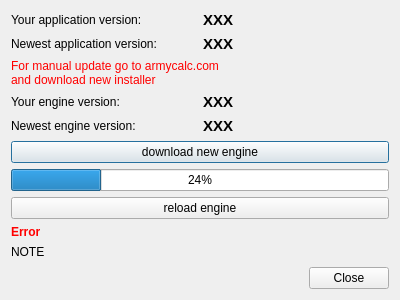
<?xml version="1.0" encoding="UTF-8"?>
<ui version="4.0">
 <class>DialogVersionCheck</class>
 <widget class="QDialog" name="DialogVersionCheck">
  <property name="geometry">
   <rect>
    <x>0</x>
    <y>0</y>
    <width>400</width>
    <height>300</height>
   </rect>
  </property>
  <property name="sizePolicy">
   <sizepolicy hsizetype="Fixed" vsizetype="Fixed">
    <horstretch>0</horstretch>
    <verstretch>0</verstretch>
   </sizepolicy>
  </property>
  <property name="minimumSize">
   <size>
    <width>400</width>
    <height>300</height>
   </size>
  </property>
  <property name="maximumSize">
   <size>
    <width>400</width>
    <height>300</height>
   </size>
  </property>
  <property name="windowTitle">
   <string>Check for new version</string>
  </property>
  <layout class="QVBoxLayout" name="verticalLayout">
   <item>
    <layout class="QHBoxLayout" name="horizontalLayout">
     <item>
      <widget class="QLabel" name="label">
       <property name="text">
        <string>Your application version:</string>
       </property>
      </widget>
     </item>
     <item>
      <widget class="QLabel" name="label_localAppVersion">
       <property name="font">
        <font>
         <pointsize>11</pointsize>
         <weight>75</weight>
         <bold>true</bold>
        </font>
       </property>
       <property name="text">
        <string>XXX</string>
       </property>
      </widget>
     </item>
    </layout>
   </item>
   <item>
    <layout class="QHBoxLayout" name="horizontalLayout_5">
     <item>
      <widget class="QLabel" name="label_4">
       <property name="text">
        <string>Newest application version:</string>
       </property>
      </widget>
     </item>
     <item>
      <widget class="QLabel" name="label_remoteAppVersion">
       <property name="font">
        <font>
         <pointsize>11</pointsize>
         <weight>75</weight>
         <bold>true</bold>
        </font>
       </property>
       <property name="text">
        <string>XXX</string>
       </property>
      </widget>
     </item>
    </layout>
   </item>
   <item>
    <widget class="QLabel" name="label_application">
     <property name="text">
      <string>&lt;!DOCTYPE HTML PUBLIC &quot;-//W3C//DTD HTML 4.0//EN&quot; &quot;http://www.w3.org/TR/REC-html40/strict.dtd&quot;&gt;
&lt;html&gt;&lt;head&gt;&lt;meta name=&quot;qrichtext&quot; content=&quot;1&quot; /&gt;&lt;style type=&quot;text/css&quot;&gt;
p, li { white-space: pre-wrap; }
&lt;/style&gt;&lt;/head&gt;&lt;body style=&quot; font-family:'Sans Serif'; font-size:9pt; font-weight:400; font-style:normal;&quot;&gt;
&lt;p style=&quot; margin-top:0px; margin-bottom:0px; margin-left:0px; margin-right:0px; -qt-block-indent:0; text-indent:0px;&quot;&gt;&lt;span style=&quot; color:#ff0000;&quot;&gt;For manual update go to armycalc.com&lt;/span&gt;&lt;/p&gt;
&lt;p style=&quot; margin-top:0px; margin-bottom:0px; margin-left:0px; margin-right:0px; -qt-block-indent:0; text-indent:0px;&quot;&gt;&lt;span style=&quot; color:#ff0000;&quot;&gt;and download new installer&lt;/span&gt;&lt;/p&gt;&lt;/body&gt;&lt;/html&gt;</string>
     </property>
     <property name="wordWrap">
      <bool>false</bool>
     </property>
    </widget>
   </item>
   <item>
    <layout class="QHBoxLayout" name="horizontalLayout_2">
     <item>
      <widget class="QLabel" name="label_5">
       <property name="text">
        <string>Your engine version:</string>
       </property>
      </widget>
     </item>
     <item>
      <widget class="QLabel" name="label_localEngineVersion">
       <property name="font">
        <font>
         <pointsize>11</pointsize>
         <weight>75</weight>
         <bold>true</bold>
        </font>
       </property>
       <property name="text">
        <string>XXX</string>
       </property>
      </widget>
     </item>
    </layout>
   </item>
   <item>
    <layout class="QHBoxLayout" name="horizontalLayout_4">
     <item>
      <widget class="QLabel" name="label_7">
       <property name="text">
        <string>Newest engine version:</string>
       </property>
      </widget>
     </item>
     <item>
      <widget class="QLabel" name="label_remoteEngineVersion">
       <property name="font">
        <font>
         <pointsize>11</pointsize>
         <weight>75</weight>
         <bold>true</bold>
        </font>
       </property>
       <property name="text">
        <string>XXX</string>
       </property>
      </widget>
     </item>
    </layout>
   </item>
   <item>
    <widget class="QPushButton" name="updateEngineButton">
     <property name="text">
      <string>download new engine</string>
     </property>
    </widget>
   </item>
   <item>
    <widget class="QProgressBar" name="progressBar">
     <property name="value">
      <number>24</number>
     </property>
    </widget>
   </item>
   <item>
    <widget class="QPushButton" name="finishUpdateButton">
     <property name="text">
      <string>reload engine</string>
     </property>
    </widget>
   </item>
   <item>
    <widget class="QLabel" name="label_error">
     <property name="palette">
      <palette>
       <active>
        <colorrole role="WindowText">
         <brush brushstyle="SolidPattern">
          <color alpha="255">
           <red>255</red>
           <green>0</green>
           <blue>0</blue>
          </color>
         </brush>
        </colorrole>
       </active>
       <inactive>
        <colorrole role="WindowText">
         <brush brushstyle="SolidPattern">
          <color alpha="255">
           <red>255</red>
           <green>0</green>
           <blue>0</blue>
          </color>
         </brush>
        </colorrole>
       </inactive>
       <disabled>
        <colorrole role="WindowText">
         <brush brushstyle="SolidPattern">
          <color alpha="255">
           <red>106</red>
           <green>104</green>
           <blue>100</blue>
          </color>
         </brush>
        </colorrole>
       </disabled>
      </palette>
     </property>
     <property name="font">
      <font>
       <weight>75</weight>
       <bold>true</bold>
      </font>
     </property>
     <property name="text">
      <string>Error</string>
     </property>
     <property name="wordWrap">
      <bool>true</bool>
     </property>
    </widget>
   </item>
   <item>
    <layout class="QHBoxLayout" name="horizontalLayout_3">
     <item>
      <widget class="QLabel" name="label_note">
       <property name="text">
        <string>NOTE</string>
       </property>
       <property name="wordWrap">
        <bool>true</bool>
       </property>
      </widget>
     </item>
    </layout>
   </item>
   <item>
    <spacer name="verticalSpacer">
     <property name="orientation">
      <enum>Qt::Vertical</enum>
     </property>
     <property name="sizeHint" stdset="0">
      <size>
       <width>20</width>
       <height>40</height>
      </size>
     </property>
    </spacer>
   </item>
   <item>
    <widget class="QDialogButtonBox" name="buttonBox">
     <property name="orientation">
      <enum>Qt::Horizontal</enum>
     </property>
     <property name="standardButtons">
      <set>QDialogButtonBox::Close</set>
     </property>
    </widget>
   </item>
  </layout>
 </widget>
 <resources/>
 <connections>
  <connection>
   <sender>buttonBox</sender>
   <signal>accepted()</signal>
   <receiver>DialogVersionCheck</receiver>
   <slot>accept()</slot>
   <hints>
    <hint type="sourcelabel">
     <x>248</x>
     <y>254</y>
    </hint>
    <hint type="destinationlabel">
     <x>157</x>
     <y>274</y>
    </hint>
   </hints>
  </connection>
  <connection>
   <sender>buttonBox</sender>
   <signal>rejected()</signal>
   <receiver>DialogVersionCheck</receiver>
   <slot>reject()</slot>
   <hints>
    <hint type="sourcelabel">
     <x>316</x>
     <y>260</y>
    </hint>
    <hint type="destinationlabel">
     <x>286</x>
     <y>274</y>
    </hint>
   </hints>
  </connection>
 </connections>
</ui>
